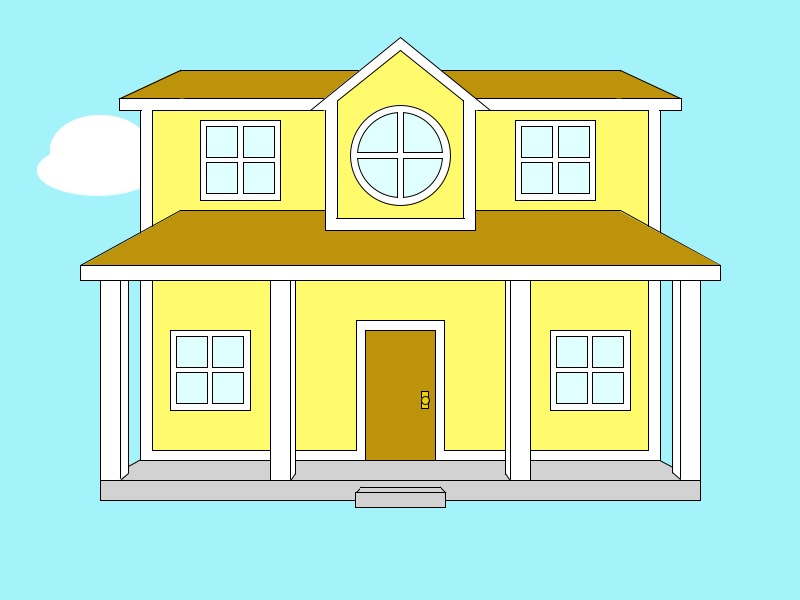
Frame 1 (no input)
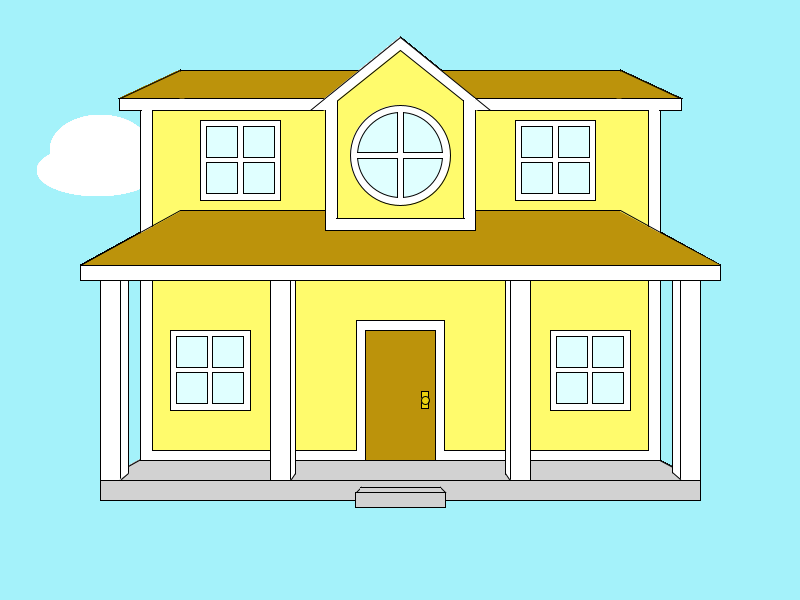
Frame 60 (the mouse pressed at the canvas centre just before this capture)
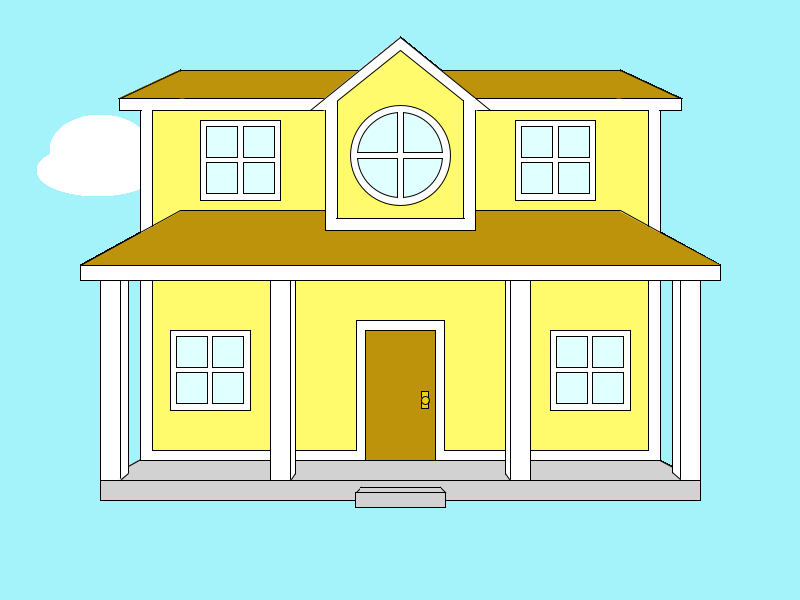
Frame 120 (the mouse held since frame 60 and released just before this capture)

The Processing sketch that drew these frames (run headless with seeded random() and noise(); from frame 60 on, the mouse is pressed at the canvas centre):

// Processing sketch: processing_181565
// ── processing_181565.pde

//Luca Seid
//Attempt at drawing a house

void setup ()
{
  size(800,600);
background(#A4F2FA);
}

void draw ()
{

 stroke(255);
 fill(255);
  ellipse(100,150,100,70);
  ellipse(97,170,120,50);
stroke(0);
fill(0);
  
rect(300,400,200,100);

fill(#BC930B);
triangle(120,98,180,70,180,98);
rectMode(CENTER);
rect(400,85,440,29);
triangle(680,98,620,70,620,98);


fill(210);
triangle(103,480,400,490,300,370); //Patio
triangle(500,480,697,480,490,370);

fill(#FFFB6C);
rectMode(CENTER); //lower level wall
rect(400,285,520,350); //patio


fill(255);
stroke(0);
rect(146,285,12,350); //trim sides
rect(654,285,12,350);
rect(235,104,190,12);
rect(565,104,190,12);
stroke(255);
rect(146,115,10,29);
rect(654,115,10,29);




stroke(0);
rectMode(CENTER); //Roof
line(80,265,180,210);
line(180,210,620,210);
line(620,210,720,265);

stroke(0);

rectMode(CENTER);
fill(#BC930B);
stroke(#BC930B);
rect(400,240,439,57);

stroke(0);

fill(#FFFB6C);
rectMode(CENTER); //Center Upper Wall
rect(400,170,150,120);
fill(255);
rect(331,170,12,120);

fill(255);
stroke(0);
rectMode(CENTER);
rect(469,168,12,125);
rect(400,224,150,12);
noStroke();
rect(331,215,10,20);
rect(470,215,10,20);

fill(255);
stroke(255);
stroke(0);
triangle(310,110,490,110,400,37);

fill(#FFFB6C);
triangle(325,110,475,110,400,50); //Top Triangle
stroke(#FFFB6C);
triangle(325,110,475,110,400,80);

fill(255);    //more trimming
stroke(0);
rect(331,107,12,12);
stroke(255);
rect(331,107,10,15);
stroke(255);
triangle(314,109,335,109,331,95);
stroke(0);
rect(469,106,12,12);
stroke(255);
rect(469,106,10,15);
stroke(255);
triangle(480,109,470,109,475,100);

stroke(0);

fill(255);
ellipse(400,155,100,100); //Circle Window
fill(#E0FFFF);
ellipse(400,155,85,85);

fill(255);
rectMode(CENTER); //left lower Window
rect(210,370,80,80);
fill(#E0FFFF);
rect(192,352,31,31);
rect(228,352,31,31);
rect(228,388,31,31);
rect(192,388,31,31);

fill(255);

rectMode(CENTER); //right lower window
rect(590,370,80,80);
fill(#E0FFFF);
rect(572,352,31,31);
rect(608,352,31,31);
rect(608,388,31,31);
rect(572,388,31,31);


fill(255);
rectMode(CENTER); //left upper window
rect(240,160,80,80);
fill(#E0FFFF);
rect(222,142,31,31);
rect(222,178,31,31);
rect(259,178,31,31);
rect(259,142,31,31);

fill(255);

rectMode(CENTER); //right upper window
rect(555,160,80,80);
fill(#E0FFFF);
rect(537,142,31,31);
rect(537,178,31,31);
rect(574,178,31,31);
rect(574,142,31,31);

fill(255);
rectMode(CENTER); //roof foundation
rect(400,273,640,15);

fill(210);
rectMode(CENTER); //patio foundation
rect(400,490,600,20);
rectMode(CENTER); //lower step
triangle(361,487,361,492,356,492);
triangle(440,492,440,487,445,492);
rect(400,490,80,6);
noStroke();
rect(436,490,10,4);
rect(365,490,10,4);
stroke(0);
rect(400,500,90,15);

noStroke();
fill(#BC930B);
rectMode(CENTER);
rect(182,85,5,27);
rect(619,85,5,27);


stroke(0);
fill(255);
rectMode(CENTER); //trim
rect(400,455,520,10);
stroke(255);
rect(146,445,10,20);
rect(654,445,10,20);


stroke(0);

rectMode(CENTER); //Door
rect(400,390,88,140);
fill(#BC930B);
rect(400,395,70,130);

fill(#EAD10E);
rect(425,400,7,17);
ellipse(425,400,8,8); //Door Handle
rectMode(CENTER); 

fill(255);
stroke(255);
rect(450,455,20,8);
rect(350,455,20,8);


stroke(0);
rectMode(CENTER); //far left beam
rect(118,380,20,200);
rect(110,380,20,200);

rectMode(CENTER); //middle left beam
rect(285,380,20,200);
rect(280,380,20,200);

rectMode(CENTER); //far right beam
rect(682,380,20,200);
rect(690,380,20,200);

rectMode(CENTER); //middle right beam
rect(515,380,20,200);
rect(520,380,20,200);

fill(210);
stroke(210);
rect(425,470,150,18);

fill(#BC930B);
noStroke();
triangle(180,211.5,180,265,83,265); //lower roof colors
triangle(620,211.5,720,265,620,265);

fill(255);
stroke(0);           //window panes
rect(130,104,22,12);
rect(670,104,22,12);
stroke(255);
rect(131,104,21,10);
rect(670,104,21,10);

stroke(0);
rect(400,155,6,85); //circle window panes 
rect(400,155,85,6);
stroke(255);
rect(400,155,94,4);
rect(400,155,4,94);

stroke(210); //pillar trim
fill(210);
triangle(120,479,130,479,140,465);
stroke(0);
line(121,479,128,473);
stroke(210);
fill(210);
triangle(291,479,300,479,300,470);
stroke(0);
line(291,479,295,473);
stroke(210);
triangle(509,479,500,479,500,470);
stroke(0);
line(509,479,505,473);
stroke(210);
fill(210);
triangle(680,479,670,479,670,472);
stroke(0);
line(680,479,672,472);

}
